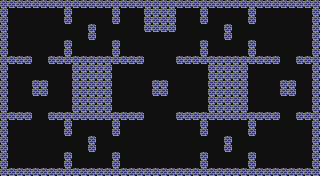

Tiled map render using the project's own tile images. Description and the map definition, with tile-layer contents summarised, below:
An orthogonal 40x22 tile map with 8x8 px tiles, 2 tile layers (floor, walls) and 49 objects (44x wall, 3x fruit, player, stageGate).

<map version="1.2" tiledversion="1.2.4" orientation="orthogonal" renderorder="right-down" width="40" height="22" tilewidth="8" tileheight="8" infinite="0" backgroundcolor="#101010" nextlayerid="7" nextobjectid="60">
 <properties>
  <property name="x" type="int" value="3" />
  <property name="y" type="int" value="1" />
  <property name="z" type="int" value="1" />
 </properties>
 <tileset firstgid="1" source="cpillarTiles.tsx" />
 <layer id="3" name="floor" width="40" height="22">
  <data>[880 cells, 0 non-empty, 0 distinct tile ids]</data>
 </layer>
 <layer id="1" name="walls" width="40" height="22">
  <data>[880 cells, 304 non-empty, 1 distinct tile ids]</data>
 </layer>
 <objectgroup id="2" name="Object Layer 1">
  <object id="2" type="wall" x="72" y="56" width="40" height="64" />
  <object id="11" type="wall" x="0" y="0" width="8" height="176" />
  <object id="12" type="wall" x="8" y="168" width="312" height="8" />
  <object id="13" type="wall" x="312" y="0" width="8" height="168" />
  <object id="14" type="wall" x="8" y="0" width="304" height="8" />
  <object id="15" name="PLAYER SPAWN" type="player" x="162" y="140" width="8" height="8" />
  <object id="16" name="Exit" type="stageGate" x="156" y="24" width="8" height="8">
   <properties>
    <property name="x" type="int" value="4" />
    <property name="y" type="int" value="1" />
    <property name="z" type="int" value="1" />
   </properties>
  </object>
  <object id="17" name="fruit" type="fruit" x="36" y="146" width="8" height="8">
   <properties>
    <property name="fruitType" type="int" value="3" />
   </properties>
  </object>
  <object id="19" name="fruit" type="fruit" x="36" y="34" width="8" height="8">
   <properties>
    <property name="fruitType" type="int" value="3" />
   </properties>
  </object>
  <object id="20" name="fruit" type="fruit" x="260" y="86" width="8" height="8">
   <properties>
    <property name="fruitType" type="int" value="3" />
   </properties>
  </object>
  <object id="21" type="wall" x="208" y="56" width="40" height="64" />
  <object id="22" type="wall" x="152" y="80" width="16" height="16" />
  <object id="23" type="wall" x="112" y="40" width="8" height="24" />
  <object id="24" type="wall" x="120" y="56" width="24" height="8" />
  <object id="25" type="wall" x="176" y="56" width="32" height="8" />
  <object id="26" type="wall" x="200" y="40" width="8" height="16" />
  <object id="27" type="wall" x="200" y="8" width="8" height="16" />
  <object id="28" type="wall" x="224" y="24" width="8" height="16" />
  <object id="29" type="wall" x="248" y="8" width="8" height="16" />
  <object id="30" type="wall" x="248" y="40" width="8" height="16" />
  <object id="31" type="wall" x="248" y="56" width="32" height="8" />
  <object id="32" type="wall" x="280" y="80" width="16" height="16" />
  <object id="33" type="wall" x="296" y="56" width="16" height="8" />
  <object id="34" type="wall" x="296" y="112" width="16" height="8" />
  <object id="35" type="wall" x="248" y="120" width="8" height="16" />
  <object id="36" type="wall" x="248" y="112" width="32" height="8" />
  <object id="37" type="wall" x="176" y="112" width="32" height="8" />
  <object id="38" type="wall" x="224" y="136" width="8" height="16" />
  <object id="39" type="wall" x="248" y="152" width="8" height="16" />
  <object id="40" type="wall" x="200" y="152" width="8" height="16" />
  <object id="41" type="wall" x="200" y="120" width="8" height="16" />
  <object id="42" type="wall" x="112" y="120" width="8" height="16" />
  <object id="43" type="wall" x="112" y="152" width="8" height="16" />
  <object id="44" type="wall" x="64" y="152" width="8" height="16" />
  <object id="45" type="wall" x="88" y="136" width="8" height="16" />
  <object id="46" type="wall" x="64" y="120" width="8" height="16" />
  <object id="47" type="wall" x="32" y="80" width="16" height="16" />
  <object id="48" type="wall" x="64" y="40" width="8" height="16" />
  <object id="49" type="wall" x="64" y="8" width="8" height="16" />
  <object id="50" type="wall" x="88" y="24" width="8" height="16" />
  <object id="51" type="wall" x="112" y="8" width="8" height="16" />
  <object id="52" type="wall" x="112" y="112" width="32" height="8" />
  <object id="53" type="wall" x="48" y="112" width="24" height="8" />
  <object id="54" type="wall" x="8" y="112" width="24" height="8" />
  <object id="55" type="wall" x="8" y="56" width="24" height="8" />
  <object id="56" type="wall" x="48" y="56" width="24" height="8" />
  <object id="57" type="wall" x="144" y="8" width="32" height="16" />
  <object id="58" type="wall" x="144" y="24" width="8" height="8" />
  <object id="59" type="wall" x="168" y="24" width="8" height="8" />
 </objectgroup>
</map>
